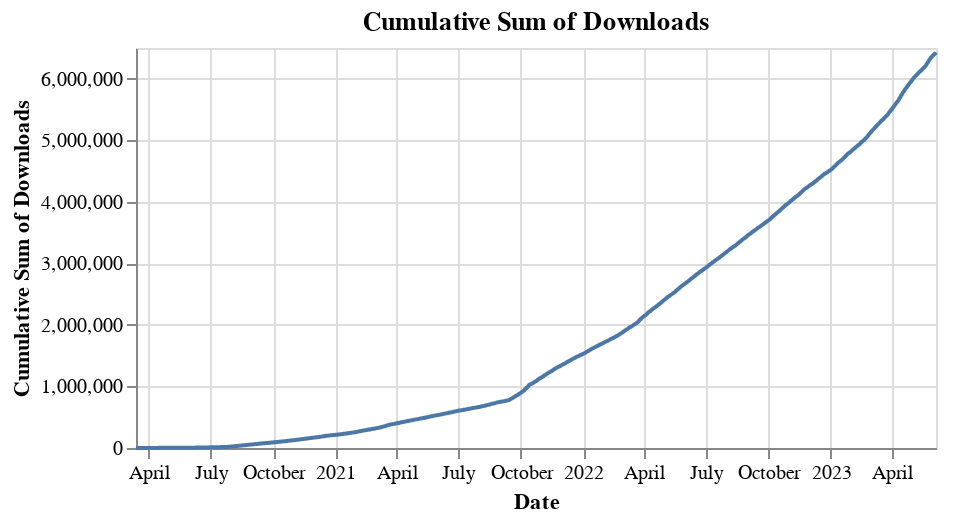

Write the Vega-Lite specification saved for this chart.
### Vega-Lite specification from a JSON file in a GitHub repository (floating-point values rounded to 4 significant figures; data arrays with more than 128 entries replaced by an {"elided": "..."} marker saying what was removed)
{"config": {"view": {"continuousWidth": 400, "continuousHeight": 300}}, "data": {"name": "data-eeafd21acbe394c6c11f239147b53254"}, "mark": "line", "encoding": {"tooltip": [{"field": "date", "format": "%Y-%m-%d", "title": "Date", "type": "temporal"}, {"field": "cumulative_sum", "format": ",.0f", "title": "Cumulative Sum of Downloads", "type": "quantitative"}], "x": {"axis": {"title": "Date"}, "field": "date", "type": "temporal"}, "y": {"axis": {"title": "Cumulative Sum of Downloads"}, "field": "cumulative_sum", "type": "quantitative"}}, "height": 200, "title": "Cumulative Sum of Downloads", "transform": [{"window": [{"op": "sum", "field": "download_count", "as": "cumulative_sum"}], "sort": [{"field": "date"}]}], "$schema": "https://vega.github.io/schema/vega-lite/v4.17.0.json", "datasets": {"data-eeafd21acbe394c6c11f239147b53254": {"elided": "1175 records"}}}
